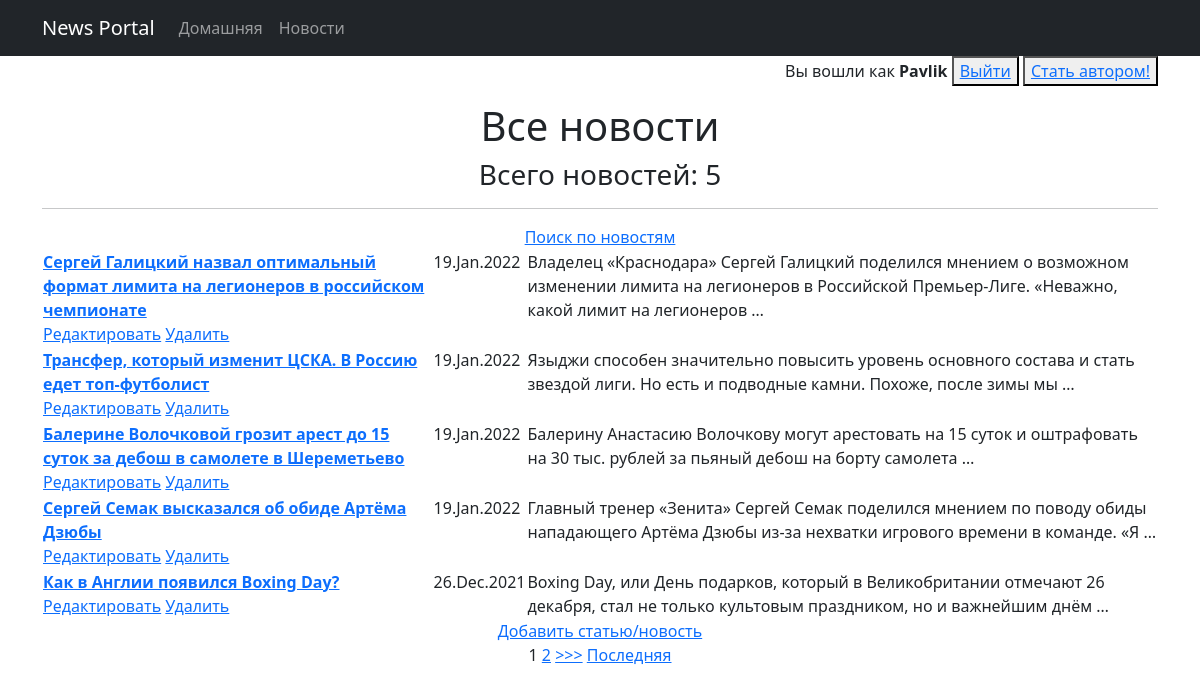
The page / (signed in) on the database its author committed.
### news/models.py (models this page shows, shortened)
class Post(models.Model):
    article = 'AR'
    news = 'NE'
    TYPES = [
        (article, 'статья'),
        (news, 'новость')
    ]
    author = models.ForeignKey(Author, on_delete=models.CASCADE)
    type = models.CharField(max_length=2, choices=TYPES, default=article)
    release_date = models.DateTimeField(auto_now_add=True)
    categories = models.ManyToManyField(Category, through='PostCategory')
    title = models.CharField(max_length=255)
    post_text = models.TextField()
    post_rating = models.SmallIntegerField(default=0)

### news/views.py (the view)
# urls.py: path('', NewsList.as_view()),
class NewsList(LoginRequiredMixin, ListView):
    model = Post
    template_name = 'news/news.html'
    context_object_name = 'news'
    queryset = Post.objects.order_by('-id')
    paginate_by = 5
    def get_context_data(self, **kwargs):
        context = super().get_context_data(**kwargs)
        context['time_now'] = datetime.utcnow()
        context['length'] = Post.objects.count()
        context['is_not_authors'] = not self.request.user.groups.filter(name='authors').exists()
        return context

### templates/news/news.html (shortened to what this page needs)
{% extends 'default.html' %}
{% load custom_filters %}
{% block content %}
    {% if user.username %}
        <p align="right">
            Вы вошли как <b>{{request.user.username}}</b>
            <button><a href="sign/logout/">Выйти</a></button>
            {% if is_not_authors %}
            <button> <a href="sign/upgrade/">Стать автором!</a> </button>
            {% endif %}
        </p>
    {% endif %}
    <h1>Все новости</h1>
    <h3>Всего новостей: {{ news|length }}</h3>
    <hr>
    {% if news %}
        <a href="{% url 'news_search' %}">Поиск по новостям</a><br>
        <table>
            {% for post in news %}
            <tr>
                <td align="left" valign="top">
                    <a href="{% url 'news_detail' post.id %}"><b>{{ post.title }}</b></a><br>
                    <a href="{% url 'news_update' post.id %}">Редактировать</a>
                    <a href="{% url 'news_delete' post.id %}">Удалить</a>
                </td>
                <td align="left" valign="top">
                    {{ post.release_date|date:'d.M.Y' }}
                </td>
                <td align="left" valign="top">
                    {{ post.post_text|truncatewords:20 }}
                </td>
            </tr>
            {% endfor %}
        </table>
        <a href="{% url 'news_add' %}">Добавить статью/новость</a><br>
        {% if is_paginated %}
            {% for num in page_obj.paginator.page_range %}
                {% if page_obj.number == num %}
                    <a>{{ num }}</a>
                {% elif num > page_obj.number|add:'-3' and num < page_obj.number|add:'3' %}
                    <a href="?page={{ num }}">{{ num }}</a>
                {% endif %}
            {% endfor %}
            {% if page_obj.has_next %}
                <a href="?page={{ page_obj.next_page_number }}">>>></a>
                <a href="?page={{ page_obj.paginator.num_pages }}">Последняя</a>
            {% endif %}
        {% endif %}
    {% else %}
        <h2>Новостей нет!</h2>
    {% endif %}
{% endblock content %}

### rows shown on the page
Post: title "Сергeй Галицкий назвал оптимальный формат лимита на легионеров в российском чемпионате", release_date "19.Jan.2022", post_text "Владелец «Краснодара» Сергей Галицкий поделился мнением о возможном изменении лимита на легионеров в Российской Премьер-Лиге. «Неважно, какой лимит на легионеров …"
Post: title "Трансфер, который изменит ЦСКА. В Россию едет топ-футболист", release_date "19.Jan.2022", post_text "Языджи способен значительно повысить уровень основного состава и стать звездой лиги. Но есть и подводные камни. Похоже, после зимы мы …"
Post: title "Балерине Волочковой грозит арест до 15 суток за дебош в самолете в Шереметьево", release_date "19.Jan.2022", post_text "Балерину Анастасию Волочкову могут арестовать на 15 суток и оштрафовать на 30 тыс. рублей за пьяный дебош на борту самолета …"
Post: title "Сергей Семак высказался об обиде Артёма Дзюбы", release_date "19.Jan.2022", post_text "Главный тренер «Зенита» Сергей Семак поделился мнением по поводу обиды нападающего Артёма Дзюбы из-за нехватки игрового времени в команде. «Я …"
Post: title "Как в Англии появился Boxing Day?", release_date "26.Dec.2021", post_text "Boxing Day, или День подарков, который в Великобритании отмечают 26 декабря, стал не только культовым праздником, но и важнейшим днём …"

### other values the page prints
{{ request.user.username }} "Pavlik"
{{ news|length }} "5"
{{ num }} "1"
{{ num }} "2"
